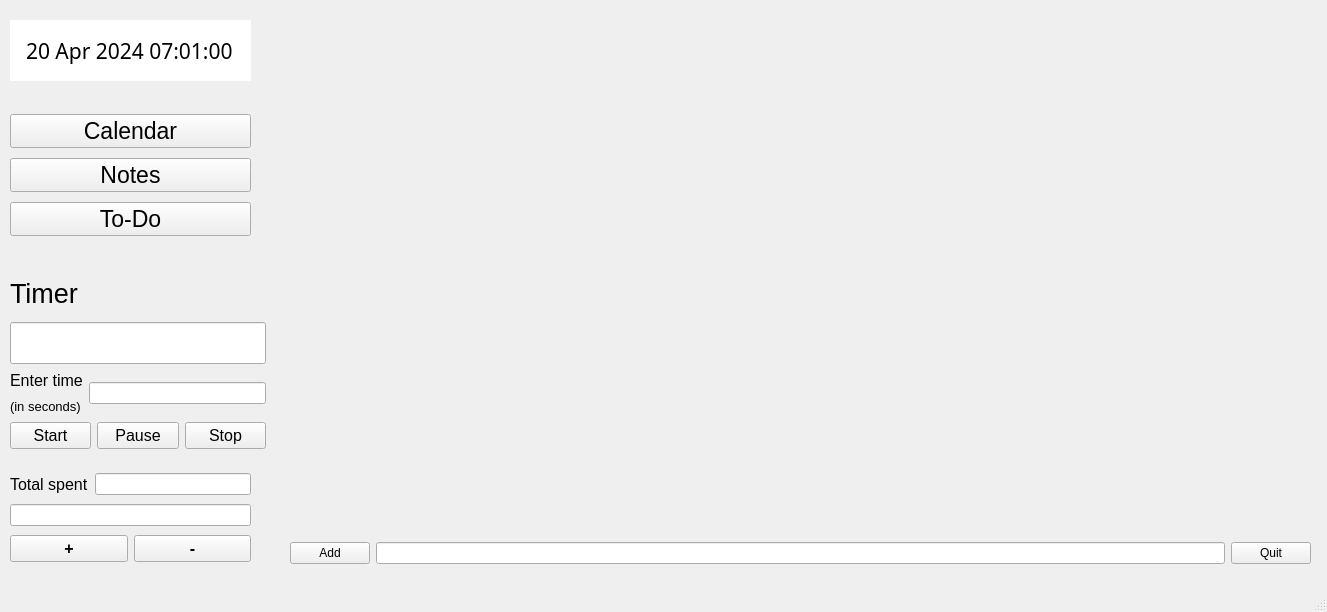
<?xml version="1.0" encoding="UTF-8"?>
<ui version="4.0">
 <class>MainWindow</class>
 <widget class="QMainWindow" name="MainWindow">
  <property name="geometry">
   <rect>
    <x>0</x>
    <y>0</y>
    <width>1327</width>
    <height>612</height>
   </rect>
  </property>
  <property name="windowTitle">
   <string>MainWindow</string>
  </property>
  <widget class="QWidget" name="centralwidget">
   <widget class="QDateTimeEdit" name="dateTimeEdit">
    <property name="geometry">
     <rect>
      <x>10</x>
      <y>20</y>
      <width>241</width>
      <height>61</height>
     </rect>
    </property>
    <property name="sizePolicy">
     <sizepolicy hsizetype="Minimum" vsizetype="Fixed">
      <horstretch>0</horstretch>
      <verstretch>0</verstretch>
     </sizepolicy>
    </property>
    <property name="font">
     <font>
      <family>Cascadia Code</family>
      <pointsize>16</pointsize>
      <bold>false</bold>
     </font>
    </property>
    <property name="mouseTracking">
     <bool>false</bool>
    </property>
    <property name="frame">
     <bool>false</bool>
    </property>
    <property name="alignment">
     <set>Qt::AlignCenter</set>
    </property>
    <property name="readOnly">
     <bool>true</bool>
    </property>
    <property name="buttonSymbols">
     <enum>QAbstractSpinBox::NoButtons</enum>
    </property>
    <property name="date">
     <date>
      <year>2024</year>
      <month>4</month>
      <day>20</day>
     </date>
    </property>
    <property name="time">
     <time>
      <hour>7</hour>
      <minute>1</minute>
      <second>0</second>
     </time>
    </property>
    <property name="currentSection">
     <enum>QDateTimeEdit::MonthSection</enum>
    </property>
    <property name="calendarPopup">
     <bool>false</bool>
    </property>
   </widget>
   <widget class="QWidget" name="gridLayoutWidget">
    <property name="geometry">
     <rect>
      <x>290</x>
      <y>20</y>
      <width>1021</width>
      <height>511</height>
     </rect>
    </property>
    <layout class="QGridLayout" name="mainGridLayout"/>
   </widget>
   <widget class="QWidget" name="layoutWidget">
    <property name="geometry">
     <rect>
      <x>10</x>
      <y>110</y>
      <width>241</width>
      <height>131</height>
     </rect>
    </property>
    <layout class="QGridLayout" name="gridLayout_4">
     <item row="2" column="0">
      <widget class="QPushButton" name="todoBtn">
       <property name="font">
        <font>
         <pointsize>17</pointsize>
        </font>
       </property>
       <property name="text">
        <string>To-Do</string>
       </property>
      </widget>
     </item>
     <item row="0" column="0">
      <widget class="QPushButton" name="calendarBtn">
       <property name="font">
        <font>
         <pointsize>17</pointsize>
        </font>
       </property>
       <property name="text">
        <string>Calendar</string>
       </property>
      </widget>
     </item>
     <item row="1" column="0">
      <widget class="QPushButton" name="notesBtn">
       <property name="font">
        <font>
         <pointsize>17</pointsize>
        </font>
       </property>
       <property name="text">
        <string>Notes</string>
       </property>
      </widget>
     </item>
    </layout>
   </widget>
   <widget class="QWidget" name="layoutWidget">
    <property name="geometry">
     <rect>
      <x>10</x>
      <y>270</y>
      <width>256</width>
      <height>179</height>
     </rect>
    </property>
    <layout class="QGridLayout" name="gridLayout_2">
     <item row="0" column="0">
      <widget class="QLabel" name="label">
       <property name="font">
        <font>
         <pointsize>20</pointsize>
        </font>
       </property>
       <property name="text">
        <string>Timer</string>
       </property>
      </widget>
     </item>
     <item row="1" column="0">
      <widget class="QLineEdit" name="leTimerResult">
       <property name="font">
        <font>
         <pointsize>22</pointsize>
        </font>
       </property>
       <property name="readOnly">
        <bool>true</bool>
       </property>
      </widget>
     </item>
     <item row="2" column="0">
      <layout class="QGridLayout" name="gridLayout">
       <item row="0" column="0">
        <widget class="QLabel" name="label_2">
         <property name="font">
          <font>
           <pointsize>12</pointsize>
          </font>
         </property>
         <property name="text">
          <string>Enter time</string>
         </property>
        </widget>
       </item>
       <item row="0" column="1" rowspan="2">
        <widget class="QLineEdit" name="leTimerEntry"/>
       </item>
       <item row="1" column="0">
        <widget class="QLabel" name="label_3">
         <property name="font">
          <font>
           <pointsize>10</pointsize>
          </font>
         </property>
         <property name="text">
          <string>(in seconds)</string>
         </property>
        </widget>
       </item>
      </layout>
     </item>
     <item row="3" column="0">
      <layout class="QHBoxLayout" name="horizontalLayout">
       <item>
        <widget class="QPushButton" name="startBtn">
         <property name="font">
          <font>
           <pointsize>12</pointsize>
          </font>
         </property>
         <property name="text">
          <string>Start</string>
         </property>
        </widget>
       </item>
       <item>
        <widget class="QPushButton" name="pauseBtn">
         <property name="font">
          <font>
           <pointsize>12</pointsize>
          </font>
         </property>
         <property name="text">
          <string>Pause</string>
         </property>
        </widget>
       </item>
       <item>
        <widget class="QPushButton" name="stopBtn">
         <property name="font">
          <font>
           <pointsize>12</pointsize>
          </font>
         </property>
         <property name="text">
          <string>Stop</string>
         </property>
        </widget>
       </item>
      </layout>
     </item>
    </layout>
   </widget>
   <widget class="QWidget" name="layoutWidget">
    <property name="geometry">
     <rect>
      <x>290</x>
      <y>540</y>
      <width>1021</width>
      <height>26</height>
     </rect>
    </property>
    <layout class="QHBoxLayout" name="horizontalLayout_2">
     <item>
      <widget class="QPushButton" name="addBtn">
       <property name="text">
        <string>Add</string>
       </property>
      </widget>
     </item>
     <item>
      <widget class="QLineEdit" name="leTodo"/>
     </item>
     <item>
      <widget class="QPushButton" name="quitBtn">
       <property name="text">
        <string>Quit</string>
       </property>
      </widget>
     </item>
    </layout>
   </widget>
   <widget class="QWidget" name="layoutWidget">
    <property name="geometry">
     <rect>
      <x>10</x>
      <y>470</y>
      <width>241</width>
      <height>95</height>
     </rect>
    </property>
    <layout class="QGridLayout" name="gridLayout_3">
     <item row="0" column="0">
      <layout class="QHBoxLayout" name="horizontalLayout_3">
       <item>
        <widget class="QLabel" name="totalSpentLabel">
         <property name="font">
          <font>
           <pointsize>12</pointsize>
          </font>
         </property>
         <property name="text">
          <string>Total spent</string>
         </property>
        </widget>
       </item>
       <item>
        <widget class="QLineEdit" name="leTotalSpent">
         <property name="readOnly">
          <bool>true</bool>
         </property>
        </widget>
       </item>
      </layout>
     </item>
     <item row="1" column="0">
      <widget class="QLineEdit" name="leBudgetEntry">
       <property name="readOnly">
        <bool>false</bool>
       </property>
      </widget>
     </item>
     <item row="2" column="0">
      <layout class="QHBoxLayout" name="horizontalLayout_4">
       <item>
        <widget class="QPushButton" name="addBudgetBtn">
         <property name="font">
          <font>
           <pointsize>12</pointsize>
           <bold>true</bold>
          </font>
         </property>
         <property name="text">
          <string>+</string>
         </property>
        </widget>
       </item>
       <item>
        <widget class="QPushButton" name="minusBudgetBtn">
         <property name="font">
          <font>
           <pointsize>12</pointsize>
           <bold>true</bold>
          </font>
         </property>
         <property name="text">
          <string>-</string>
         </property>
        </widget>
       </item>
      </layout>
     </item>
    </layout>
   </widget>
  </widget>
  <widget class="QMenuBar" name="menubar">
   <property name="geometry">
    <rect>
     <x>0</x>
     <y>0</y>
     <width>1327</width>
     <height>21</height>
    </rect>
   </property>
  </widget>
  <widget class="QStatusBar" name="statusbar"/>
 </widget>
 <resources/>
 <connections/>
</ui>
